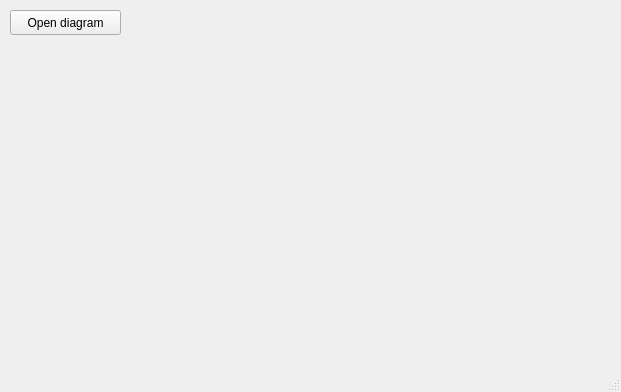
<?xml version="1.0" encoding="UTF-8"?>
<ui version="4.0">
 <class>MainWindow</class>
 <widget class="QMainWindow" name="MainWindow">
  <property name="geometry">
   <rect>
    <x>0</x>
    <y>0</y>
    <width>621</width>
    <height>392</height>
   </rect>
  </property>
  <property name="windowTitle">
   <string>MainWindow</string>
  </property>
  <widget class="QWidget" name="centralwidget">
   <widget class="QPushButton" name="openDiagramButton">
    <property name="geometry">
     <rect>
      <x>10</x>
      <y>10</y>
      <width>111</width>
      <height>25</height>
     </rect>
    </property>
    <property name="text">
     <string>Open diagram</string>
    </property>
   </widget>
   <widget class="Diagram" name="diagram" native="true">
    <property name="geometry">
     <rect>
      <x>0</x>
      <y>40</y>
      <width>621</width>
      <height>321</height>
     </rect>
    </property>
   </widget>
  </widget>
  <widget class="QStatusBar" name="statusbar"/>
 </widget>
 <customwidgets>
  <customwidget>
   <class>Diagram</class>
   <extends>QWidget</extends>
   <header location="global">diagram.h</header>
   <container>1</container>
  </customwidget>
 </customwidgets>
 <resources/>
 <connections/>
</ui>
